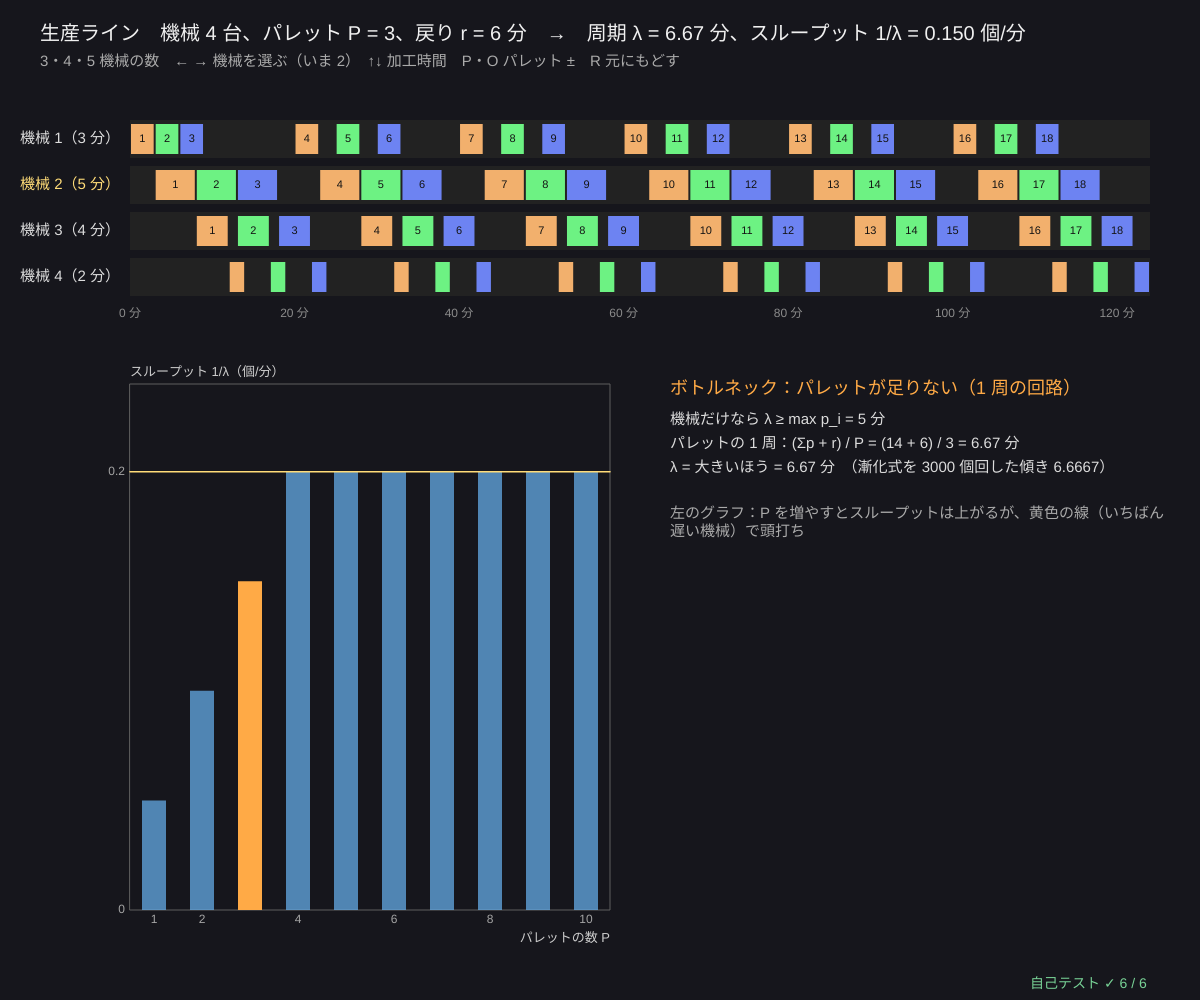
Frame 1 (no input)
Frame 60 (no input): identical to frame 1, image omitted
Frame 120 (the mouse pressed at the canvas centre since frame 60): identical to frame 1, image omitted

The p5.js sketch that drew this single still picture (run headless with seeded random() and noise() and a simulated clock; from frame 60 on, the mouse is pressed at the canvas centre):

// p5.js sketch
// ── sketch.js
// ============================================
// 07 生産ライン ─ 機械 1 → 2 → … → m の順に部品を加工。部品はパレット（台）にのって流れ、最後の機械のあと r 分で入口に戻る
// 機械 i が部品 k を終える時刻 d_i(k) = max( d_{i−1}(k), d_i(k−1), [i = 1 なら] d_m(k−P) + r ) + p_i
//   = 「前の機械が終わる」「自分が前の部品を終える」「パレットが戻る」の遅いほう ⊗ 加工時間。これがマックスプラスの漸化式
//   周期 λ = max( いちばん遅い機械 p_i、 1 周の時間 (Σp + r) / P ) → スループット = 1/λ（個/分）
//   （シリーズ 38 の 10 は工程の固有値。ここはパレットの数 P という「トークン」とボトルネックの入れかわりを見る）
// 3・4・5 機械の数 / ← → 機械を選ぶ / ↑↓ 加工時間 / P・O パレットを増やす・減らす / R 元にもどす
// ============================================

let nMach = 4, proc = [3, 5, 4, 2, 3], pallets = 3, sel = 1;   // ★ 機械の数、加工時間 p_i（分）、パレットの数 P
const RETURN_T = 6;                    // ★ パレットが入口に戻るまでの時間 r（分）
const K_PARTS = 18;                    // ガントチャートに描く部品の数

function setup() { createCanvas(windowWidth, windowHeight); textWrap(CHAR); selfTest(); }
// ★ マックスプラスの漸化式で、部品 k = 1 … K の完了時刻 d[k][i]
function simulateLine(p, P, r, K) {
  let m = p.length, d = [new Array(m).fill(NEG_INF)];
  for (let k = 1; k <= K; k++) {
    let row = [];
    for (let i = 0; i < m; i++) {
      let ready = mpAdd(i > 0 ? row[i - 1] : NEG_INF, d[k - 1][i]);
      if (i === 0) ready = mpAdd(ready, k - P >= 1 ? mpMul(d[k - P][m - 1], r) : 0);   // はじめの P 台は時刻 0 に入口にある
      row.push(mpMul(ready, p[i]));
    }
    d.push(row);
  }
  return d;
}
// ★ イベントグラフの回路を全部調べて λ = max (回路の時間の和) / (回路のトークン = パレットの数)
function eventArcs(p, P, r) {
  let m = p.length, arcs = [];
  for (let i = 0; i < m; i++) { arcs.push({ a: i, b: i, w: p[i], tok: 1 }); if (i + 1 < m) arcs.push({ a: i, b: i + 1, w: p[i + 1], tok: 0 }); }
  arcs.push({ a: m - 1, b: 0, w: r + p[0], tok: P });
  return arcs;
}
function cycleRatioBrute(m, arcs) {
  let best = { ratio: NEG_INF, nodes: [] };
  let dfs = (s, v, path, w, tok) => {
    for (let e of arcs) if (e.a === v) {
      if (e.b === s) { let T = tok + e.tok; if (T > 0 && (w + e.w) / T > best.ratio) best = { ratio: (w + e.w) / T, nodes: path.slice() }; }
      else if (e.b > s && !path.includes(e.b)) dfs(s, e.b, path.concat([e.b]), w + e.w, tok + e.tok);
    }
  };
  for (let s = 0; s < m; s++) dfs(s, s, [s], 0, 0);
  return best;
}
function slopeSim(p, P, r) { let K = 3000, W = 840, d = simulateLine(p, P, r, K); return (d[K][p.length - 1] - d[K - W][p.length - 1]) / W; }

function draw() {
  background(22, 22, 28);
  let p = proc.slice(0, nMach), d = simulateLine(p, pallets, RETURN_T, K_PARTS), br = cycleRatioBrute(nMach, eventArcs(p, pallets, RETURN_T));
  let lam = br.ratio, loopLimited = br.nodes.length > 1, tMax = d[K_PARTS][nMach - 1];
  let g = { x: 130, y: 120, w: width - 180, h: 46 * nMach };
  let sx = (t) => g.x + (t / tMax) * g.w;
  textAlign(LEFT, BASELINE); noStroke(); fill(240); textSize(20);
  text('生産ライン　機械 ' + nMach + ' 台、パレット P = ' + pallets + '、戻り r = ' + RETURN_T + ' 分　→　周期 λ = ' + lam.toFixed(2) + ' 分、スループット 1/λ = ' + (1 / lam).toFixed(3) + ' 個/分', 40, 40);
  fill(170); textSize(15); text('3・4・5 機械の数　← → 機械を選ぶ（いま ' + (sel + 1) + '）　↑↓ 加工時間　P・O パレット ±　R 元にもどす', 40, 66);
  // ---- ガントチャート
  for (let i = 0; i < nMach; i++) {
    let y = g.y + i * 46, bott = !loopLimited && br.nodes[0] === i;
    noStroke(); fill(bott ? color(70, 45, 30) : 34); rect(g.x, y, g.w, 38);
    fill(i === sel ? color(255, 220, 120) : 220); textSize(15); textAlign(RIGHT, CENTER); text('機械 ' + (i + 1) + '（' + p[i] + ' 分）', g.x - 10, y + 19);
    for (let k = 1; k <= K_PARTS; k++) {
      let e = d[k][i], s = e - p[i];
      if (s > tMax) continue;
      colorMode(HSB, 360, 100, 100); fill((30 + ((k - 1) % pallets) * (300 / pallets)) % 360, 55, 95); colorMode(RGB, 255);
      rect(sx(s) + 1, y + 4, Math.max(1, sx(Math.min(e, tMax)) - sx(s) - 2), 30);
      if (sx(e) - sx(s) > 18) { fill(20); textAlign(CENTER, CENTER); textSize(11); text(k, (sx(s) + sx(e)) / 2, y + 19); }
    }
  }
  fill(140); textSize(12); textAlign(CENTER, TOP);
  let stepT = tMax > 120 ? 20 : 10; for (let t = 0; t <= tMax; t += stepT) text(t + ' 分', sx(t), g.y + g.h + 4);
  // ---- P を変えたときのスループット
  let gp = { x: 130, y: g.y + g.h + 80, w: Math.min(520, width * 0.4), h: height - g.y - g.h - 170, x0: 0.5, x1: 10.5, y0: 0, y1: 1 / Math.max(...p) * 1.2 };
  plotAxes(gp, 'パレットの数 P', 'スループット 1/λ（個/分）', [1, 2, 4, 6, 8, 10], [0, +(1 / Math.max(...p)).toFixed(3)]);
  for (let P = 1; P <= 10; P++) {
    let l = cycleRatioBrute(nMach, eventArcs(p, P, RETURN_T)).ratio;
    noStroke(); fill(P === pallets ? color(255, 170, 70) : color(110, 190, 255, 170));
    rect(gX(gp, P) - 12, gY(gp, 1 / l), 24, gp.y + gp.h - gY(gp, 1 / l));
  }
  stroke(255, 220, 120); strokeWeight(1.5); line(gp.x, gY(gp, 1 / Math.max(...p)), gp.x + gp.w, gY(gp, 1 / Math.max(...p)));
  // ---- 説明
  let tx = gp.x + gp.w + 60, ty = gp.y + 10, sum = p.reduce((a, b) => a + b, 0);
  noStroke(); textAlign(LEFT, BASELINE); fill(loopLimited ? color(255, 170, 70) : color(150, 230, 160)); textSize(18);
  text(loopLimited ? 'ボトルネック：パレットが足りない（1 周の回路）' : 'ボトルネック：機械 ' + (br.nodes[0] + 1) + '（加工 ' + p[br.nodes[0]] + ' 分）', tx, ty);
  fill(220); textSize(15);
  text('機械だけなら λ ≥ max p_i = ' + Math.max(...p) + ' 分', tx, ty + 30);
  text('パレットの 1 周：(Σp + r) / P = (' + sum + ' + ' + RETURN_T + ') / ' + pallets + ' = ' + ((sum + RETURN_T) / pallets).toFixed(2) + ' 分', tx, ty + 54);
  text('λ = 大きいほう = ' + lam.toFixed(2) + ' 分　（漸化式を 3000 個回した傾き ' + slopeSim(p, pallets, RETURN_T).toFixed(4) + '）', tx, ty + 78);
  fill(170); text('左のグラフ：P を増やすとスループットは上がるが、黄色の線（いちばん遅い機械）で頭打ち', tx, ty + 112, width - tx - 30);
  drawSelfTest(width - 170, height - 12);
}

function keyPressed() {
  for (let k = 3; k <= 5; k++) if (key === String(k)) { nMach = k; sel = Math.min(sel, k - 1); }
  if (key === LEFT_ARROW) sel = (sel + nMach - 1) % nMach;
  if (key === RIGHT_ARROW) sel = (sel + 1) % nMach;
  if (key === UP_ARROW) proc[sel] = Math.min(12, proc[sel] + 1);
  if (key === DOWN_ARROW) proc[sel] = Math.max(1, proc[sel] - 1);
  if (key === 'p' || key === 'P') pallets = Math.min(10, pallets + 1);
  if (key === 'o' || key === 'O') pallets = Math.max(1, pallets - 1);
  if (key === 'r' || key === 'R') { proc = [3, 5, 4, 2, 3]; pallets = 3; nMach = 4; sel = 1; }
  return false;
}

// ---- 自己テスト
function selfTest() {
  selfTestResults = [];
  seedRng(7);
  let okC = true, okT = true, okF = true, okS = true, okN = true;
  for (let t = 0; t < 30; t++) {
    let m = 3 + (t % 3), p = Array.from({ length: m }, () => rndInt(1, 9)), P = rndInt(1, 8), r = rndInt(0, 10), K = 60, d = simulateLine(p, P, r, K);
    for (let k = 1; k <= K; k++) for (let i = 0; i < m; i++) {
      let pre = [i > 0 ? d[k][i - 1] : NEG_INF, d[k - 1][i], i === 0 ? (k - P >= 1 ? d[k - P][m - 1] + r : 0) : NEG_INF];
      if (pre.some((v) => v !== NEG_INF && d[k][i] < v + p[i])) okC = false;               // どの条件も守る
      if (!pre.some((v) => v !== NEG_INF && d[k][i] === v + p[i])) okT = false;             // どれか 1 つでぴったり（むだに待たない）
    }
    let br = cycleRatioBrute(m, eventArcs(p, P, r)).ratio, sum = p.reduce((a, b) => a + b, 0);
    if (Math.abs(br - Math.max(Math.max(...p), (sum + r) / P)) > 1e-9) okF = false;
    if (Math.abs(slopeSim(p, P, r) - br) > 1e-9) okS = false;
    if (!noNaN(d)) okN = false;
  }
  check('漸化式の完了時刻は 3 つの条件（前の機械・前の部品・パレット）をすべて守る', okC);
  check('むだに待たない：どの完了時刻も、どれか 1 つの条件 + 加工時間にぴったり等しい', okT);
  check('回路の総当たり λ = max(max p_i, (Σp + r)/P)（ランダムな 30 ライン）', okF);
  check('漸化式を 3000 個回した傾き（最後の 840 個）= λ（周期に入ったあとは厳密に一致）', okS);
  check('P = 1 なら λ = Σp + r（1 台ずつ）、P が大きいと λ = いちばん遅い機械', cycleRatioBrute(4, eventArcs([3, 5, 4, 2], 1, 6)).ratio === 20 && cycleRatioBrute(4, eventArcs([3, 5, 4, 2], 10, 6)).ratio === 5);
  check('ε（まだ何もしていない）を含んでも NaN が出ない', okN);
  reportSelfTest();
}

// ---------- やってみよう ----------
// 1. O でパレットを 1 台にすると、ガントチャートはどうなる？ λ = Σp + r を確かめよう
// 2. P を 1 ずつ増やして、スループットが頭打ちになる P を探そう。それより多く買うのはむだ
// 3. いちばん遅い機械の加工時間を ↓ で短くすると、ボトルネックはどこへ移る？
// 4. RETURN_T（パレットの戻り時間）を 0 にすると、必要なパレットの数は？
// 5. 14 では、このガントチャートの「完了」を音にして、周期 λ をリズムとして聞く

// ==================================================
// ここから下は「マックスプラスの道具」（中身は読まなくても OK。消さないでね）
// ==================================================
// ---- マックスプラスの数：ε = −∞（「ゼロ」= 起きない・制約なし）、e = 0（「いち」= 待ち時間なし）
const NEG_INF = -Infinity;
function mpAdd(a, b) { return a >= b ? a : b; }                                   // a ⊕ b = max(a, b)
function mpMul(a, b) { return a === NEG_INF || b === NEG_INF ? NEG_INF : a + b; }  // a ⊗ b = a + b（ε があれば ε。−∞ + ∞ を作らない）
function mpFmt(v, d) {                                                             // ε を「ε」と表示（−Infinity を見せない）
  if (v === NEG_INF) return 'ε';
  if (v === Infinity) return '+∞';
  if (typeof v !== 'number' || v !== v) return '?';
  let s = (+v.toFixed(d === undefined ? 1 : d)).toString();
  return s === '-0' ? '0' : s;
}
// ---- 種つきの乱数（同じ種なら毎回同じ列）
let rngState = 1;
function seedRng(s) { rngState = (s >>> 0) || 1; }
function rnd() {                       // 0〜1 の一様乱数（mulberry32）
  rngState = (rngState + 0x6d2b79f5) >>> 0;
  let t = rngState;
  t = Math.imul(t ^ (t >>> 15), t | 1);
  t ^= t + Math.imul(t ^ (t >>> 7), t | 61);
  return ((t ^ (t >>> 14)) >>> 0) / 4294967296;
}
function rndInt(a, b) { return a + Math.floor(rnd() * (b - a + 1)); }
// ---- グラフと図の道具：g = { x, y, w, h, x0, x1, y0, y1 }
function clampv(v, a, b) { return v < a ? a : v > b ? b : v; }
function gX(g, v) { return g.x + clampv((v - g.x0) / (g.x1 - g.x0), -0.02, 1.02) * g.w; }
function gY(g, v) { return g.y + g.h - clampv((v - g.y0) / (g.y1 - g.y0), -0.02, 1.02) * g.h; }
function plotAxes(g, xl, yl, xt, yt) {
  stroke(95); strokeWeight(1); noFill(); rect(g.x, g.y, g.w, g.h);
  noStroke(); fill(165); textSize(12); textAlign(CENTER, TOP);
  for (let v of xt) text(+v.toPrecision(3), gX(g, v), g.y + g.h + 4);
  textAlign(RIGHT, CENTER);
  for (let v of yt) text(+v.toPrecision(3), g.x - 5, gY(g, v));
  textAlign(LEFT, BASELINE); fill(205); textSize(13);
  text(xl, g.x + g.w - textWidth(xl), g.y + g.h + 32); text(yl, g.x, g.y - 8);
}
function polyline(pts) {               // 点が 2 つ以上あるときだけ折れ線を描く
  if (pts.length < 2) return;
  noFill(); beginShape(); for (let p of pts) vertex(p[0], p[1]); endShape();
}
// ---- 自己テストの道具
let selfTestResults = [];
function check(name, cond) { selfTestResults.push({ name, ok: !!cond }); }
function near(a, b, tol) { return a !== null && a !== undefined && isFinite(a) && Math.abs(a - b) <= (tol === undefined ? 1e-9 : tol); }
function noNaN(v) { return Array.isArray(v) ? v.every(noNaN) : !(typeof v === 'number' && v !== v); }
function reportSelfTest() { for (let r of selfTestResults) (r.ok ? console.log : console.error)((r.ok ? '✓ ' : '✗ ') + r.name); }
function selfTestLine() { let n = selfTestResults.filter((r) => r.ok).length; return '自己テスト ' + (n === selfTestResults.length ? '✓ ' : '✗ ') + n + ' / ' + selfTestResults.length; }
function drawSelfTest(x, y) { noStroke(); fill(selfTestResults.every((r) => r.ok) ? color(120, 210, 150) : color(255, 90, 90)); textSize(14); textAlign(LEFT, BASELINE); text(selfTestLine(), x, y); }
